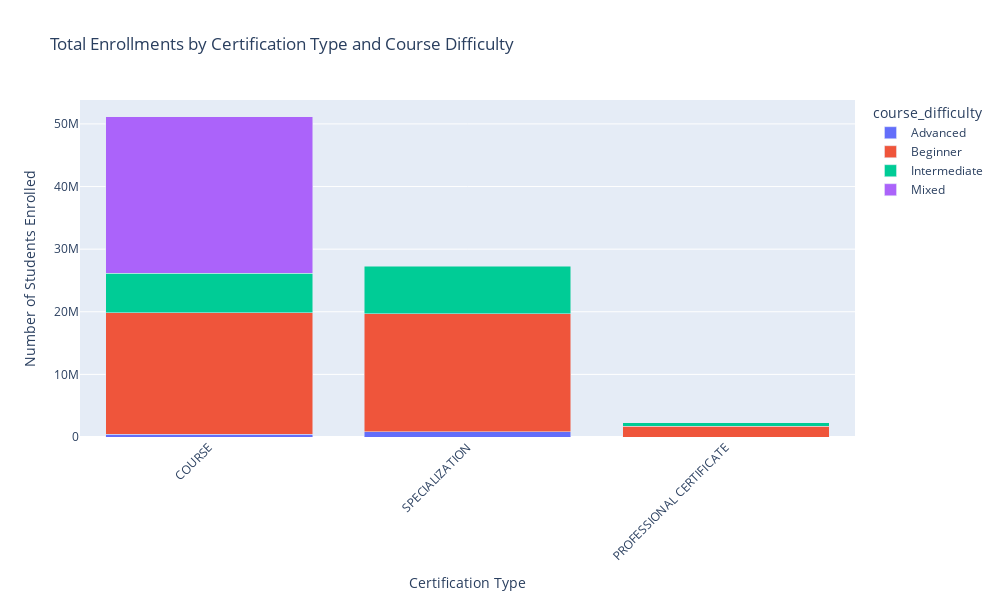

The cell this chart's notebook holds for it:
### Code cell
segmented_data = df.groupby(['course_Certificate_type', 'course_difficulty']).agg(
    num_of_students=('course_students_enrolled', 'sum')
).reset_index()

fig = px.bar(
    segmented_data, 
    x='course_Certificate_type', 
    y='num_of_students', 
    color='course_difficulty',  
    title="Total Enrollments by Certification Type and Course Difficulty",
    labels={'num_of_students': 'Number of Students Enrolled', 'course_Certificate_type': 'Certification Type'}
)

fig.update_layout(
    barmode='stack',
    xaxis_tickangle=-45,
    width=1000,       # Adjust width if needed
    height=600        # Adjust height if needed
)

fig.show()

### Figure 1 — Plotly figure (JSON) as saved in the notebook; plotly's stock layout.template omitted (floating-point values rounded to 4 significant figures)
{"data": [{"alignmentgroup": "True", "hovertemplate": "course_difficulty=Advanced<br>Certification Type=%{x}<br>Number of Students Enrolled=%{y}<extra></extra>", "legendgroup": "Advanced", "marker": {"color": "#636efa", "pattern": {"shape": ""}}, "name": "Advanced", "offsetgroup": "Advanced", "orientation": "v", "showlegend": true, "textposition": "auto", "type": "bar", "x": ["COURSE", "SPECIALIZATION"], "xaxis": "x", "y": [406700, 857700], "yaxis": "y"}, {"alignmentgroup": "True", "hovertemplate": "course_difficulty=Beginner<br>Certification Type=%{x}<br>Number of Students Enrolled=%{y}<extra></extra>", "legendgroup": "Beginner", "marker": {"color": "#EF553B", "pattern": {"shape": ""}}, "name": "Beginner", "offsetgroup": "Beginner", "orientation": "v", "showlegend": true, "textposition": "auto", "type": "bar", "x": ["COURSE", "PROFESSIONAL CERTIFICATE", "SPECIALIZATION"], "xaxis": "x", "y": [19411500, 1718400, 18791900], "yaxis": "y"}, {"alignmentgroup": "True", "hovertemplate": "course_difficulty=Intermediate<br>Certification Type=%{x}<br>Number of Students Enrolled=%{y}<extra></extra>", "legendgroup": "Intermediate", "marker": {"color": "#00cc96", "pattern": {"shape": ""}}, "name": "Intermediate", "offsetgroup": "Intermediate", "orientation": "v", "showlegend": true, "textposition": "auto", "type": "bar", "x": ["COURSE", "PROFESSIONAL CERTIFICATE", "SPECIALIZATION"], "xaxis": "x", "y": [6323700, 570000, 7612600], "yaxis": "y"}, {"alignmentgroup": "True", "hovertemplate": "course_difficulty=Mixed<br>Certification Type=%{x}<br>Number of Students Enrolled=%{y}<extra></extra>", "legendgroup": "Mixed", "marker": {"color": "#ab63fa", "pattern": {"shape": ""}}, "name": "Mixed", "offsetgroup": "Mixed", "orientation": "v", "showlegend": true, "textposition": "auto", "type": "bar", "x": ["COURSE"], "xaxis": "x", "y": [24989400], "yaxis": "y"}], "layout": {"barmode": "stack", "height": 600, "legend": {"title": {"text": "course_difficulty"}, "tracegroupgap": 0}, "title": {"text": "Total Enrollments by Certification Type and Course Difficulty"}, "width": 1000, "xaxis": {"anchor": "y", "domain": [0, 1], "tickangle": -45, "title": {"text": "Certification Type"}}, "yaxis": {"anchor": "x", "domain": [0, 1], "title": {"text": "Number of Students Enrolled"}}}}
